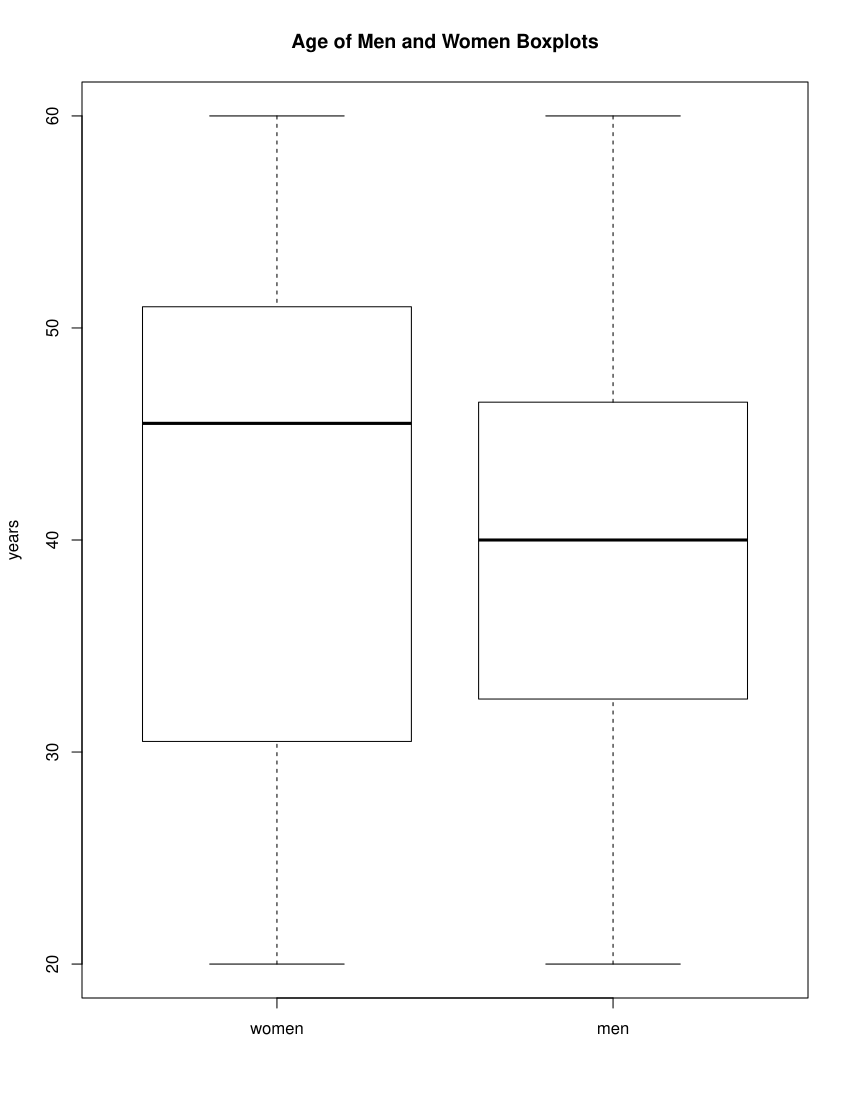

Generate this figure with R:
men <- c(56,60,50,26,45,35,41,43,34,42,37,39,33,28,52,48,27,20,44,32)
women <- c(47,49,20,46,43,44,45,60,57,28,55,27,25,50,52,48,23,42,33,59)
cells <- c(women, men)
column_names <- c("women", "men")
table <- matrix(cells, nrow=20, ncol=2, byrow=FALSE)
colnames(table) = column_names
table
summary(table)
boxplot(table, main="Age of Men and Women Boxplots", ylab="years")
